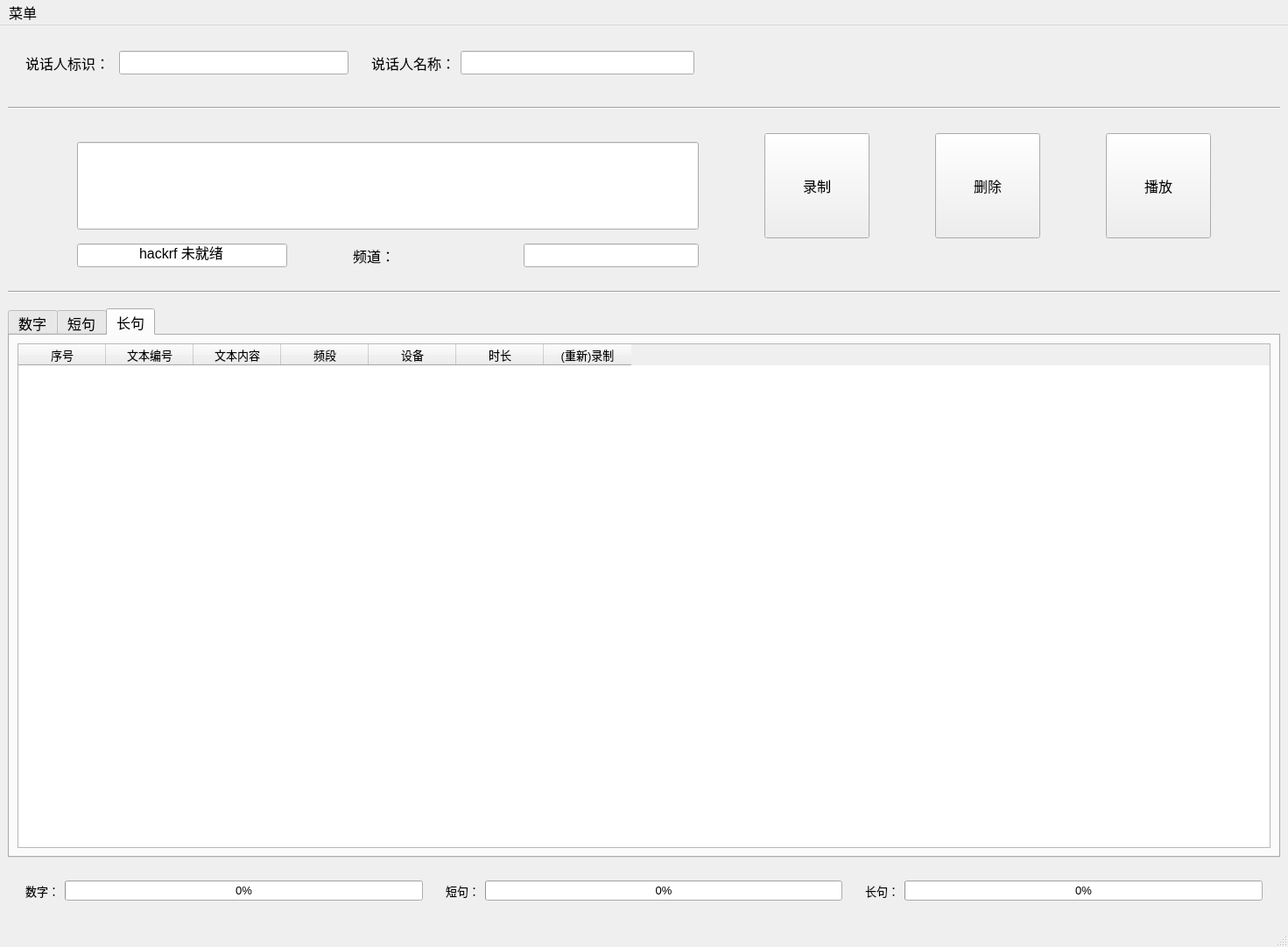
<?xml version="1.0" encoding="UTF-8"?>
<ui version="4.0">
 <class>MainWindow</class>
 <widget class="QMainWindow" name="MainWindow">
  <property name="geometry">
   <rect>
    <x>0</x>
    <y>0</y>
    <width>1471</width>
    <height>1081</height>
   </rect>
  </property>
  <property name="font">
   <font>
    <family>Microsoft YaHei UI</family>
    <pointsize>12</pointsize>
   </font>
  </property>
  <property name="windowTitle">
   <string>MainWindow</string>
  </property>
  <widget class="QWidget" name="centralwidget">
   <layout class="QVBoxLayout" name="verticalLayout_3">
    <item>
     <layout class="QVBoxLayout" name="verticalLayout" stretch="1,1,3,1,6">
      <item>
       <layout class="QHBoxLayout" name="horizontalLayout_13" stretch="3,3,5">
        <property name="leftMargin">
         <number>10</number>
        </property>
        <property name="topMargin">
         <number>10</number>
        </property>
        <property name="rightMargin">
         <number>10</number>
        </property>
        <property name="bottomMargin">
         <number>10</number>
        </property>
        <item>
         <layout class="QHBoxLayout" name="horizontalLayout">
          <property name="leftMargin">
           <number>10</number>
          </property>
          <property name="topMargin">
           <number>10</number>
          </property>
          <property name="rightMargin">
           <number>10</number>
          </property>
          <property name="bottomMargin">
           <number>10</number>
          </property>
          <item>
           <widget class="QLabel" name="label">
            <property name="sizePolicy">
             <sizepolicy hsizetype="Fixed" vsizetype="Preferred">
              <horstretch>0</horstretch>
              <verstretch>0</verstretch>
             </sizepolicy>
            </property>
            <property name="text">
             <string>说话人标识： </string>
            </property>
           </widget>
          </item>
          <item>
           <widget class="QLineEdit" name="sid_lineEdit">
            <property name="sizePolicy">
             <sizepolicy hsizetype="Expanding" vsizetype="Fixed">
              <horstretch>0</horstretch>
              <verstretch>0</verstretch>
             </sizepolicy>
            </property>
            <property name="alignment">
             <set>Qt::AlignCenter</set>
            </property>
            <property name="readOnly">
             <bool>true</bool>
            </property>
           </widget>
          </item>
         </layout>
        </item>
        <item>
         <layout class="QHBoxLayout" name="horizontalLayout_8">
          <property name="leftMargin">
           <number>10</number>
          </property>
          <property name="topMargin">
           <number>10</number>
          </property>
          <property name="rightMargin">
           <number>10</number>
          </property>
          <property name="bottomMargin">
           <number>10</number>
          </property>
          <item>
           <widget class="QLabel" name="label_8">
            <property name="sizePolicy">
             <sizepolicy hsizetype="Fixed" vsizetype="Preferred">
              <horstretch>0</horstretch>
              <verstretch>0</verstretch>
             </sizepolicy>
            </property>
            <property name="text">
             <string>说话人名称：</string>
            </property>
           </widget>
          </item>
          <item>
           <widget class="QLineEdit" name="sname_lineEdit">
            <property name="sizePolicy">
             <sizepolicy hsizetype="Expanding" vsizetype="Fixed">
              <horstretch>0</horstretch>
              <verstretch>0</verstretch>
             </sizepolicy>
            </property>
            <property name="alignment">
             <set>Qt::AlignCenter</set>
            </property>
            <property name="readOnly">
             <bool>true</bool>
            </property>
           </widget>
          </item>
         </layout>
        </item>
        <item>
         <spacer name="horizontalSpacer">
          <property name="orientation">
           <enum>Qt::Horizontal</enum>
          </property>
          <property name="sizeHint" stdset="0">
           <size>
            <width>40</width>
            <height>20</height>
           </size>
          </property>
         </spacer>
        </item>
       </layout>
      </item>
      <item>
       <widget class="Line" name="line_2">
        <property name="minimumSize">
         <size>
          <width>0</width>
          <height>25</height>
         </size>
        </property>
        <property name="orientation">
         <enum>Qt::Horizontal</enum>
        </property>
       </widget>
      </item>
      <item>
       <layout class="QGridLayout" name="gridLayout" rowstretch="2,1">
        <property name="leftMargin">
         <number>10</number>
        </property>
        <property name="topMargin">
         <number>10</number>
        </property>
        <property name="rightMargin">
         <number>10</number>
        </property>
        <property name="bottomMargin">
         <number>10</number>
        </property>
        <item row="1" column="2">
         <widget class="QLineEdit" name="chn_lineEdit">
          <property name="maximumSize">
           <size>
            <width>200</width>
            <height>16777215</height>
           </size>
          </property>
          <property name="alignment">
           <set>Qt::AlignCenter</set>
          </property>
          <property name="readOnly">
           <bool>true</bool>
          </property>
         </widget>
        </item>
        <item row="0" column="5">
         <widget class="QPushButton" name="play_Button">
          <property name="sizePolicy">
           <sizepolicy hsizetype="Expanding" vsizetype="Expanding">
            <horstretch>0</horstretch>
            <verstretch>0</verstretch>
           </sizepolicy>
          </property>
          <property name="maximumSize">
           <size>
            <width>120</width>
            <height>120</height>
           </size>
          </property>
          <property name="text">
           <string>播放</string>
          </property>
         </widget>
        </item>
        <item row="1" column="1">
         <widget class="QLabel" name="label_9">
          <property name="sizePolicy">
           <sizepolicy hsizetype="Minimum" vsizetype="Preferred">
            <horstretch>0</horstretch>
            <verstretch>0</verstretch>
           </sizepolicy>
          </property>
          <property name="maximumSize">
           <size>
            <width>120</width>
            <height>16777215</height>
           </size>
          </property>
          <property name="text">
           <string>频道：</string>
          </property>
         </widget>
        </item>
        <item row="0" column="0" colspan="3">
         <widget class="QLineEdit" name="trans_lineEdit">
          <property name="minimumSize">
           <size>
            <width>0</width>
            <height>100</height>
           </size>
          </property>
          <property name="font">
           <font>
            <pointsize>16</pointsize>
           </font>
          </property>
          <property name="alignment">
           <set>Qt::AlignCenter</set>
          </property>
         </widget>
        </item>
        <item row="0" column="4">
         <widget class="QPushButton" name="del_Button">
          <property name="sizePolicy">
           <sizepolicy hsizetype="Expanding" vsizetype="Expanding">
            <horstretch>0</horstretch>
            <verstretch>0</verstretch>
           </sizepolicy>
          </property>
          <property name="maximumSize">
           <size>
            <width>120</width>
            <height>120</height>
           </size>
          </property>
          <property name="text">
           <string>删除</string>
          </property>
         </widget>
        </item>
        <item row="0" column="3">
         <widget class="QPushButton" name="record_Button">
          <property name="sizePolicy">
           <sizepolicy hsizetype="Expanding" vsizetype="Expanding">
            <horstretch>0</horstretch>
            <verstretch>0</verstretch>
           </sizepolicy>
          </property>
          <property name="maximumSize">
           <size>
            <width>120</width>
            <height>120</height>
           </size>
          </property>
          <property name="text">
           <string>录制</string>
          </property>
         </widget>
        </item>
        <item row="1" column="0">
         <widget class="QLineEdit" name="hackrf_lineEdit">
          <property name="maximumSize">
           <size>
            <width>240</width>
            <height>16777215</height>
           </size>
          </property>
          <property name="font">
           <font>
            <kerning>true</kerning>
           </font>
          </property>
          <property name="text">
           <string>hackrf 未就绪</string>
          </property>
          <property name="alignment">
           <set>Qt::AlignCenter</set>
          </property>
          <property name="readOnly">
           <bool>true</bool>
          </property>
         </widget>
        </item>
       </layout>
      </item>
      <item>
       <widget class="Line" name="line">
        <property name="minimumSize">
         <size>
          <width>0</width>
          <height>25</height>
         </size>
        </property>
        <property name="orientation">
         <enum>Qt::Horizontal</enum>
        </property>
       </widget>
      </item>
      <item>
       <widget class="QTabWidget" name="rec_tab">
        <property name="currentIndex">
         <number>2</number>
        </property>
        <widget class="QWidget" name="widget">
         <attribute name="title">
          <string>数字</string>
         </attribute>
         <layout class="QHBoxLayout" name="horizontalLayout_10">
          <item>
           <widget class="QTableWidget" name="num_table">
            <property name="font">
             <font>
              <pointsize>10</pointsize>
             </font>
            </property>
            <property name="editTriggers">
             <set>QAbstractItemView::NoEditTriggers</set>
            </property>
            <column>
             <property name="text">
              <string>序号</string>
             </property>
            </column>
            <column>
             <property name="text">
              <string>文本编号</string>
             </property>
            </column>
            <column>
             <property name="text">
              <string>文本内容</string>
             </property>
            </column>
            <column>
             <property name="text">
              <string>频段</string>
             </property>
            </column>
            <column>
             <property name="text">
              <string>设备</string>
             </property>
            </column>
            <column>
             <property name="text">
              <string>时长</string>
             </property>
            </column>
            <column>
             <property name="text">
              <string>(重新)录制</string>
             </property>
            </column>
           </widget>
          </item>
         </layout>
        </widget>
        <widget class="QWidget" name="tab_2">
         <attribute name="title">
          <string>短句</string>
         </attribute>
         <layout class="QHBoxLayout" name="horizontalLayout_11">
          <item>
           <widget class="QTableWidget" name="short_table">
            <property name="font">
             <font>
              <pointsize>10</pointsize>
             </font>
            </property>
            <property name="editTriggers">
             <set>QAbstractItemView::NoEditTriggers</set>
            </property>
            <column>
             <property name="text">
              <string>序号</string>
             </property>
            </column>
            <column>
             <property name="text">
              <string>文本编号</string>
             </property>
            </column>
            <column>
             <property name="text">
              <string>文本内容</string>
             </property>
            </column>
            <column>
             <property name="text">
              <string>频段</string>
             </property>
            </column>
            <column>
             <property name="text">
              <string>设备</string>
             </property>
            </column>
            <column>
             <property name="text">
              <string>时长</string>
             </property>
            </column>
            <column>
             <property name="text">
              <string>(重新)录制</string>
             </property>
            </column>
           </widget>
          </item>
         </layout>
        </widget>
        <widget class="QWidget" name="tab">
         <attribute name="title">
          <string>长句</string>
         </attribute>
         <layout class="QVBoxLayout" name="verticalLayout_2">
          <item>
           <widget class="QTableWidget" name="long_table">
            <property name="font">
             <font>
              <pointsize>10</pointsize>
             </font>
            </property>
            <property name="editTriggers">
             <set>QAbstractItemView::NoEditTriggers</set>
            </property>
            <column>
             <property name="text">
              <string>序号</string>
             </property>
            </column>
            <column>
             <property name="text">
              <string>文本编号</string>
             </property>
            </column>
            <column>
             <property name="text">
              <string>文本内容</string>
             </property>
            </column>
            <column>
             <property name="text">
              <string>频段</string>
             </property>
            </column>
            <column>
             <property name="text">
              <string>设备</string>
             </property>
            </column>
            <column>
             <property name="text">
              <string>时长</string>
             </property>
            </column>
            <column>
             <property name="text">
              <string>(重新)录制</string>
             </property>
            </column>
           </widget>
          </item>
         </layout>
        </widget>
       </widget>
      </item>
     </layout>
    </item>
    <item>
     <layout class="QHBoxLayout" name="horizontalLayout_9">
      <property name="leftMargin">
       <number>10</number>
      </property>
      <property name="topMargin">
       <number>10</number>
      </property>
      <property name="rightMargin">
       <number>10</number>
      </property>
      <property name="bottomMargin">
       <number>10</number>
      </property>
      <item>
       <layout class="QHBoxLayout" name="horizontalLayout_5">
        <property name="leftMargin">
         <number>10</number>
        </property>
        <property name="topMargin">
         <number>10</number>
        </property>
        <property name="rightMargin">
         <number>10</number>
        </property>
        <property name="bottomMargin">
         <number>10</number>
        </property>
        <item>
         <widget class="QLabel" name="label_5">
          <property name="font">
           <font>
            <pointsize>10</pointsize>
           </font>
          </property>
          <property name="text">
           <string>数字：</string>
          </property>
         </widget>
        </item>
        <item>
         <widget class="QProgressBar" name="num_progressBar">
          <property name="font">
           <font>
            <pointsize>10</pointsize>
           </font>
          </property>
          <property name="value">
           <number>0</number>
          </property>
         </widget>
        </item>
       </layout>
      </item>
      <item>
       <layout class="QHBoxLayout" name="horizontalLayout_6">
        <property name="leftMargin">
         <number>10</number>
        </property>
        <property name="topMargin">
         <number>10</number>
        </property>
        <property name="rightMargin">
         <number>10</number>
        </property>
        <property name="bottomMargin">
         <number>10</number>
        </property>
        <item>
         <widget class="QLabel" name="label_6">
          <property name="font">
           <font>
            <pointsize>10</pointsize>
           </font>
          </property>
          <property name="text">
           <string>短句：</string>
          </property>
         </widget>
        </item>
        <item>
         <widget class="QProgressBar" name="short_progressBar">
          <property name="font">
           <font>
            <pointsize>10</pointsize>
           </font>
          </property>
          <property name="value">
           <number>0</number>
          </property>
         </widget>
        </item>
       </layout>
      </item>
      <item>
       <layout class="QHBoxLayout" name="horizontalLayout_7">
        <property name="leftMargin">
         <number>10</number>
        </property>
        <property name="topMargin">
         <number>10</number>
        </property>
        <property name="rightMargin">
         <number>10</number>
        </property>
        <property name="bottomMargin">
         <number>10</number>
        </property>
        <item>
         <widget class="QLabel" name="label_7">
          <property name="font">
           <font>
            <pointsize>10</pointsize>
           </font>
          </property>
          <property name="text">
           <string>长句：</string>
          </property>
         </widget>
        </item>
        <item>
         <widget class="QProgressBar" name="long_progressBar">
          <property name="font">
           <font>
            <pointsize>10</pointsize>
           </font>
          </property>
          <property name="value">
           <number>0</number>
          </property>
         </widget>
        </item>
       </layout>
      </item>
     </layout>
    </item>
   </layout>
  </widget>
  <widget class="QMenuBar" name="menubar">
   <property name="geometry">
    <rect>
     <x>0</x>
     <y>0</y>
     <width>1471</width>
     <height>26</height>
    </rect>
   </property>
   <widget class="QMenu" name="menu">
    <property name="font">
     <font>
      <pointsize>12</pointsize>
     </font>
    </property>
    <property name="title">
     <string>菜单</string>
    </property>
    <addaction name="new_spk"/>
    <addaction name="select_spk"/>
   </widget>
   <addaction name="menu"/>
  </widget>
  <widget class="QStatusBar" name="statusbar"/>
  <action name="new_spk">
   <property name="text">
    <string>新建录制</string>
   </property>
  </action>
  <action name="select_spk">
   <property name="text">
    <string>已有录制</string>
   </property>
  </action>
 </widget>
 <resources/>
 <connections/>
</ui>
